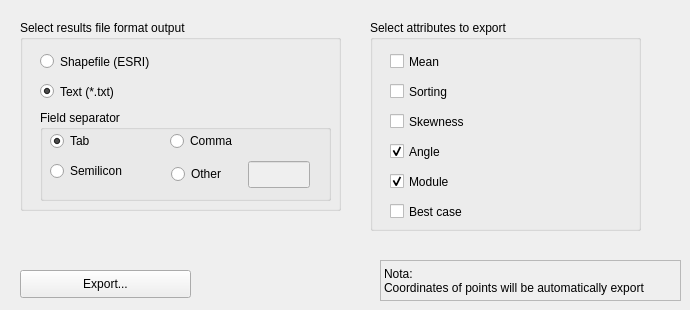
   <widget class="QWidget" name="tab_5">
    <attribute name="title">
     <string>Outputs</string>
    </attribute>
    <widget class="QGroupBox" name="groupBox_3">
     <property name="geometry">
      <rect>
       <x>20</x>
       <y>20</y>
       <width>321</width>
       <height>191</height>
      </rect>
     </property>
     <property name="title">
      <string>Select results file format output</string>
     </property>
     <widget class="QRadioButton" name="radioShapefile">
      <property name="geometry">
       <rect>
        <x>20</x>
        <y>30</y>
        <width>131</width>
        <height>23</height>
       </rect>
      </property>
      <property name="text">
       <string>Shapefile (ESRI)</string>
      </property>
     </widget>
     <widget class="QRadioButton" name="radioTextFile">
      <property name="geometry">
       <rect>
        <x>20</x>
        <y>60</y>
        <width>108</width>
        <height>23</height>
       </rect>
      </property>
      <property name="text">
       <string>Text (*.txt)</string>
      </property>
      <property name="checked">
       <bool>true</bool>
      </property>
     </widget>
    </widget>
    <widget class="QGroupBox" name="groupBox_5">
     <property name="geometry">
      <rect>
       <x>370</x>
       <y>20</y>
       <width>271</width>
       <height>211</height>
      </rect>
     </property>
     <property name="title">
      <string>Select attributes to export</string>
     </property>
     <widget class="QCheckBox" name="checkAttributeMean">
      <property name="geometry">
       <rect>
        <x>20</x>
        <y>30</y>
        <width>93</width>
        <height>23</height>
       </rect>
      </property>
      <property name="text">
       <string>Mean</string>
      </property>
      <property name="checked">
       <bool>false</bool>
      </property>
     </widget>
     <widget class="QCheckBox" name="checkAttributeSorting">
      <property name="geometry">
       <rect>
        <x>20</x>
        <y>60</y>
        <width>93</width>
        <height>23</height>
       </rect>
      </property>
      <property name="text">
       <string>Sorting</string>
      </property>
      <property name="checked">
       <bool>false</bool>
      </property>
     </widget>
     <widget class="QCheckBox" name="checkAttributeAngle">
      <property name="geometry">
       <rect>
        <x>20</x>
        <y>120</y>
        <width>93</width>
        <height>23</height>
       </rect>
      </property>
      <property name="text">
       <string>Angle</string>
      </property>
      <property name="checked">
       <bool>true</bool>
      </property>
     </widget>
     <widget class="QCheckBox" name="checkAttributeModule">
      <property name="geometry">
       <rect>
        <x>20</x>
        <y>150</y>
        <width>93</width>
        <height>23</height>
       </rect>
      </property>
      <property name="text">
       <string>Module</string>
      </property>
      <property name="checked">
       <bool>true</bool>
      </property>
     </widget>
     <widget class="QCheckBox" name="checkAttributeBestcase">
      <property name="geometry">
       <rect>
        <x>20</x>
        <y>180</y>
        <width>93</width>
        <height>23</height>
       </rect>
      </property>
      <property name="text">
       <string>Best case</string>
      </property>
     </widget>
     <widget class="QCheckBox" name="checkAttributeSkewness">
      <property name="geometry">
       <rect>
        <x>20</x>
        <y>90</y>
        <width>101</width>
        <height>23</height>
       </rect>
      </property>
      <property name="text">
       <string>Skewness</string>
      </property>
      <property name="checked">
       <bool>false</bool>
      </property>
     </widget>
    </widget>
    <widget class="QLabel" name="label_39">
     <property name="geometry">
      <rect>
       <x>380</x>
       <y>260</y>
       <width>301</width>
       <height>41</height>
      </rect>
     </property>
     <property name="styleSheet">
      <string notr="true">font: 10pt &quot;Arial&quot;;</string>
     </property>
     <property name="frameShape">
      <enum>QFrame::StyledPanel</enum>
     </property>
     <property name="text">
      <string>Nota:
Coordinates of points will be automatically export</string>
     </property>
    </widget>
    <widget class="QPushButton" name="buttonExportResults">
     <property name="geometry">
      <rect>
       <x>20</x>
       <y>270</y>
       <width>171</width>
       <height>28</height>
      </rect>
     </property>
     <property name="text">
      <string>Export...</string>
     </property>
    </widget>
    <widget class="QGroupBox" name="groupBox_7">
     <property name="geometry">
      <rect>
       <x>40</x>
       <y>110</y>
       <width>291</width>
       <height>91</height>
      </rect>
     </property>
     <property name="title">
      <string>Field separator</string>
     </property>
     <widget class="QRadioButton" name="radioSeparatorTab">
      <property name="geometry">
       <rect>
        <x>10</x>
        <y>20</y>
        <width>54</width>
        <height>22</height>
       </rect>
      </property>
      <property name="text">
       <string>Tab</string>
      </property>
      <property name="checked">
       <bool>true</bool>
      </property>
     </widget>
     <widget class="QRadioButton" name="radioSeparatorComma">
      <property name="geometry">
       <rect>
        <x>130</x>
        <y>20</y>
        <width>81</width>
        <height>22</height>
       </rect>
      </property>
      <property name="text">
       <string>Comma</string>
      </property>
     </widget>
     <widget class="QRadioButton" name="radioSeparatorSemilicon">
      <property name="geometry">
       <rect>
        <x>10</x>
        <y>50</y>
        <width>95</width>
        <height>22</height>
       </rect>
      </property>
      <property name="text">
       <string>Semilicon</string>
      </property>
     </widget>
     <widget class="QRadioButton" name="radioSeparatorOther">
      <property name="geometry">
       <rect>
        <x>131</x>
        <y>53</y>
        <width>71</width>
        <height>22</height>
       </rect>
      </property>
      <property name="text">
       <string>Other</string>
      </property>
     </widget>
     <widget class="QLineEdit" name="lineSeparatorOther">
      <property name="enabled">
       <bool>false</bool>
      </property>
      <property name="geometry">
       <rect>
        <x>208</x>
        <y>51</y>
        <width>62</width>
        <height>27</height>
       </rect>
      </property>
     </widget>
    </widget>
   </widget>
